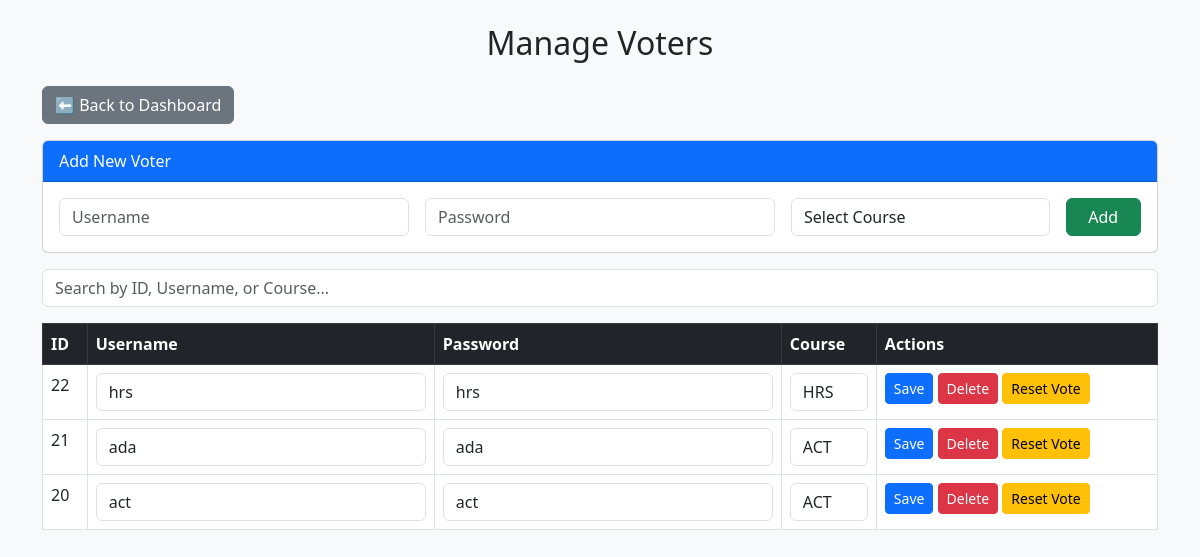
Screenshot of /manage_voters.php (signed in) with the database file from the repository.
### tables this page shows
CREATE TABLE `voters` (
  `id` int(11) NOT NULL,
  `username` varchar(50) NOT NULL,
  `password` varchar(50) NOT NULL,
  `course` enum('ACT','FSM','HRS') NOT NULL,
  `has_voted` tinyint(1) DEFAULT 0
);

### manage_voters.php (the view, shortened to what this page needs)
<?php
include 'db_connect.php';
$votersQuery = "SELECT * FROM voters ORDER BY id DESC";
$votersResult = $conn->query($votersQuery);
?>
<!DOCTYPE html>
<html lang="en">
<head>
    <link href="https://cdn.jsdelivr.net/npm/bootstrap@5.3.0/dist/css/bootstrap.min.css" rel="stylesheet">
</head>
<body class="bg-light">
    <div class="container mt-4">
        <h2 class="text-center mb-4">Manage Voters</h2>
        <div class="d-flex justify-content-start mb-3">
            <a href="admin_dashboard.php" class="btn btn-secondary">⬅ Back to Dashboard</a>
        </div>
        <div class="card mb-3">
            <div class="card-header bg-primary text-white">Add New Voter</div>
            <div class="card-body">
                <form method="post">
                    <div class="row g-3">
                        <div class="col-md-4">
                            <input type="text" name="new_username" class="form-control" placeholder="Username" required>
                        </div>
                        <div class="col-md-4">
                            <input type="text" name="new_password" class="form-control" placeholder="Password" required>
                        </div>
                        <div class="col-md-3">
                            <select name="new_course" class="form-control" required>
                                <option value="" disabled selected>Select Course</option>
                            </select>
                        </div>
                        <div class="col-md-1">
                            <button type="submit" name="add_voter" class="btn btn-success w-100">Add</button>
                        </div>
                    </div>
                </form>
            </div>
        </div>
        <div class="mb-3">
            <input type="text" id="searchInput" class="form-control" placeholder="Search by ID, Username, or Course...">
        </div>
        <div class="table-responsive">
            <table class="table table-bordered table-hover">
                <thead class="table-dark">
                    <tr>
                        <th>ID</th>
                        <th>Username</th>
                        <th>Password</th>
                        <th>Course</th>
                        <th>Actions</th>
                    </tr>
                </thead>
                <tbody id="votersTable">
                    <?php while ($voter = $votersResult->fetch_assoc()) : ?>
                        <tr>
                            <form method="post">
                                <td><?php echo $voter['id']; ?></td>
                                <td>
                                    <input type="text" name="username" value="<?php echo htmlspecialchars($voter['username']); ?>" class="form-control" required>
                                </td>
                                <td>
                                    <input type="text" name="password" value="<?php echo htmlspecialchars($voter['password']); ?>" class="form-control" required>
                                </td>
                                <td>
                                    <select name="course" class="form-control" required>
                                        <option value="ACT" <?php if ($voter['course'] == 'ACT') echo 'selected'; ?>>ACT</option>
                                        <option value="HRS" <?php if ($voter['course'] == 'HRS') echo 'selected'; ?>>HRS</option>
                                    </select>
                                </td>
                                <td>
                                    <button type="submit" name="update_voter" class="btn btn-sm btn-primary">Save</button>
                                    <a href="manage_voters.php?delete=<?php echo $voter['id']; ?>" class="btn btn-sm btn-danger" onclick="return confirm('Are you sure?');">Delete</a>
                                    <a href="manage_voters.php?reset_vote=<?php echo $voter['id']; ?>" class="btn btn-sm btn-warning" onclick="return confirm('Reset this voter\'s vote?');">Reset Vote</a>
                                </td>
                            </form>
                        </tr>
                    <?php endwhile; ?>
                </tbody>
            </table>
        </div>
    </div>
</body>
</html>

### rows the page displays
voters: id "22", username "hrs", password "hrs", course "HRS"
voters: id "21", username "ada", password "ada", course "ACT"
voters: id "20", username "act", password "act", course "ACT"
